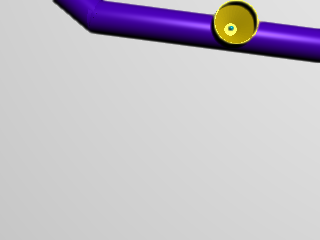
#> input picture HSVCheck/img.png, 320 x 240 px
$ python getHsv.py
#> lines starting #> are read from the running program, lines starting #| are printed output that depends on the picture; after the words box and inside, x2 and y2 are one past the last pixel; in counts of white or black regions, pixels touching at a corner belong together
# Пример выделения маски изображения с возможностью
# настройки диапазонов в простом графическом интерфейсе.

import cv2


# Функция обработки изображений.
# Она включает в себя преобразование цветовой модели,
# выделение маски по диапазону цветов, совмещение
# оригинального изображения с выделенной маской,
# а также вывод полученных результатов в окне.

def process_img(img, name, color):
    hsv_image = cv2.cvtColor(img, cv2.COLOR_BGR2HSV)

    img_mask = cv2.inRange(hsv_image, color[0], color[1])
    cv2.imshow('mask ' + name, img_mask)

    img_mixed = cv2.bitwise_and(img, img, mask=img_mask)
    cv2.imshow(name, img_mixed)


# Функция, которая будет выполняться при изменении
# значений слайдеров. Сначала заполняем диапазоны,
# а затем запускаем обработку изображений.
#
# Благодаря выделению опердаций над изображениями
# в отдельную функцию, мы можем легко выполнить
# аналогичные действия над ещё одним изображением
# без дублирования кода.

def update(value=0):
    color_low = (
        cv2.getTrackbarPos('h_min', 'ui'),
        cv2.getTrackbarPos('s_min', 'ui'),
        cv2.getTrackbarPos('v_min', 'ui')
    )

    color_high = (
        cv2.getTrackbarPos('h_max', 'ui'),
        cv2.getTrackbarPos('s_max', 'ui'),
        cv2.getTrackbarPos('v_max', 'ui')
    )

    color = (color_low, color_high)

    process_img(img, 'img', color)


# Код, непосредтсвенно выполняемый при запуске скрипта.
# Здесь мы загружаем изображения, которые далее будем
# обрабатывать; а также создаём окно с набором слайдеров.

if __name__ == '__main__':
    img = cv2.imread('img.png')
#> img is the input picture: shape (240, 320, 3); mean B, G, R 200, 191.2, 196.1
    cv2.namedWindow('ui')
    cv2.resizeWindow('ui', 300, 400)
    cv2.createTrackbar('h_min', 'ui', 0, 180, update)
#> slider 'h_min' is set to 36
    cv2.createTrackbar('s_min', 'ui', 0, 255, update)
#> slider 's_min' is set to 51
    cv2.createTrackbar('v_min', 'ui', 0, 255, update)
#> slider 'v_min' is set to 51
    cv2.createTrackbar('h_max', 'ui', 180, 180, update)
    cv2.createTrackbar('s_max', 'ui', 255, 255, update)
    cv2.createTrackbar('v_max', 'ui', 255, 255, update)
    cv2.imshow('ui', img)
    update()
#> in process_img, `hsv_image = cv2.cvtColor(img, cv2.COLOR_BGR2HSV)`: hsv_image: shape (240, 320, 3); mean H, S, V 13, 25.9, 202.9
#> in process_img, `img_mask = cv2.inRange(hsv_image, color[0], color[1])`:
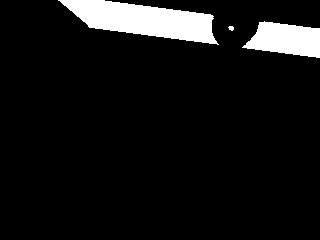
#> img_mask: shape (240, 320); 7.9% white; 3 white regions, box (x1, y1, x2, y2) and area: (58, 0, 219, 45) 4044, (242, 21, 320, 58) 1964, (228, 26, 234, 31) 22
#> in process_img, `img_mixed = cv2.bitwise_and(img, img, mask=img_mask)`:
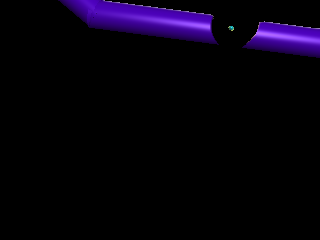
#> img_mixed: shape (240, 320, 3); mean B, G, R 12.3, 1.2, 5.7
    cv2.waitKey(0)
